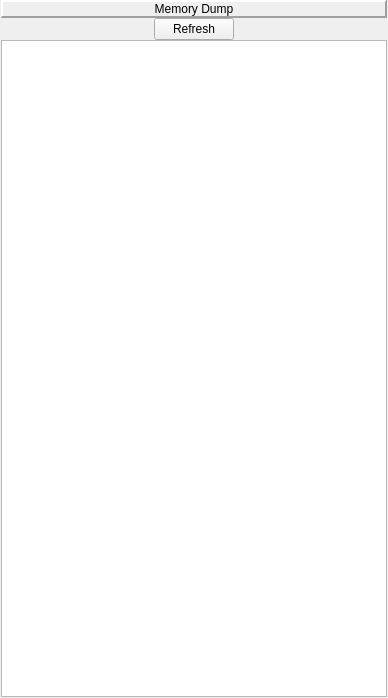
<ui version="4.0" >
 <class>MemoryDumpWindowWidget</class>
 <widget class="QWidget" name="MemoryDumpWindowWidget" >
  <property name="geometry" >
   <rect>
    <x>0</x>
    <y>0</y>
    <width>388</width>
    <height>698</height>
   </rect>
  </property>
  <property name="windowTitle" >
   <string>Form</string>
  </property>
  <layout class="QVBoxLayout" >
   <property name="leftMargin" >
    <number>1</number>
   </property>
   <property name="topMargin" >
    <number>0</number>
   </property>
   <property name="rightMargin" >
    <number>1</number>
   </property>
   <property name="bottomMargin" >
    <number>1</number>
   </property>
   <item>
    <layout class="QVBoxLayout" >
     <property name="spacing" >
      <number>0</number>
     </property>
     <item>
      <widget class="QLabel" name="pepMemoryDumpLabel" >
       <property name="frameShape" >
        <enum>QFrame::Panel</enum>
       </property>
       <property name="frameShadow" >
        <enum>QFrame::Raised</enum>
       </property>
       <property name="lineWidth" >
        <number>2</number>
       </property>
       <property name="text" >
        <string>Memory Dump</string>
       </property>
       <property name="alignment" >
        <set>Qt::AlignCenter</set>
       </property>
      </widget>
     </item>
     <item>
      <layout class="QHBoxLayout" >
       <item>
        <spacer>
         <property name="orientation" >
          <enum>Qt::Horizontal</enum>
         </property>
         <property name="sizeHint" >
          <size>
           <width>40</width>
           <height>20</height>
          </size>
         </property>
        </spacer>
       </item>
       <item>
        <widget class="QPushButton" name="pepMemRefreshPushButton" >
         <property name="text" >
          <string>Refresh</string>
         </property>
        </widget>
       </item>
       <item>
        <spacer>
         <property name="orientation" >
          <enum>Qt::Horizontal</enum>
         </property>
         <property name="sizeHint" >
          <size>
           <width>40</width>
           <height>20</height>
          </size>
         </property>
        </spacer>
       </item>
      </layout>
     </item>
     <item>
      <widget class="QTextEdit" name="pepMemoryDumpTextEdit" >
       <property name="font" >
        <font>
         <family>Courier</family>
         <pointsize>12</pointsize>
         <weight>50</weight>
         <italic>false</italic>
         <bold>false</bold>
         <underline>false</underline>
         <strikeout>false</strikeout>
        </font>
       </property>
       <property name="lineWrapMode" >
        <enum>QTextEdit::NoWrap</enum>
       </property>
       <property name="readOnly" >
        <bool>true</bool>
       </property>
      </widget>
     </item>
    </layout>
   </item>
  </layout>
 </widget>
 <resources/>
 <connections/>
</ui>
